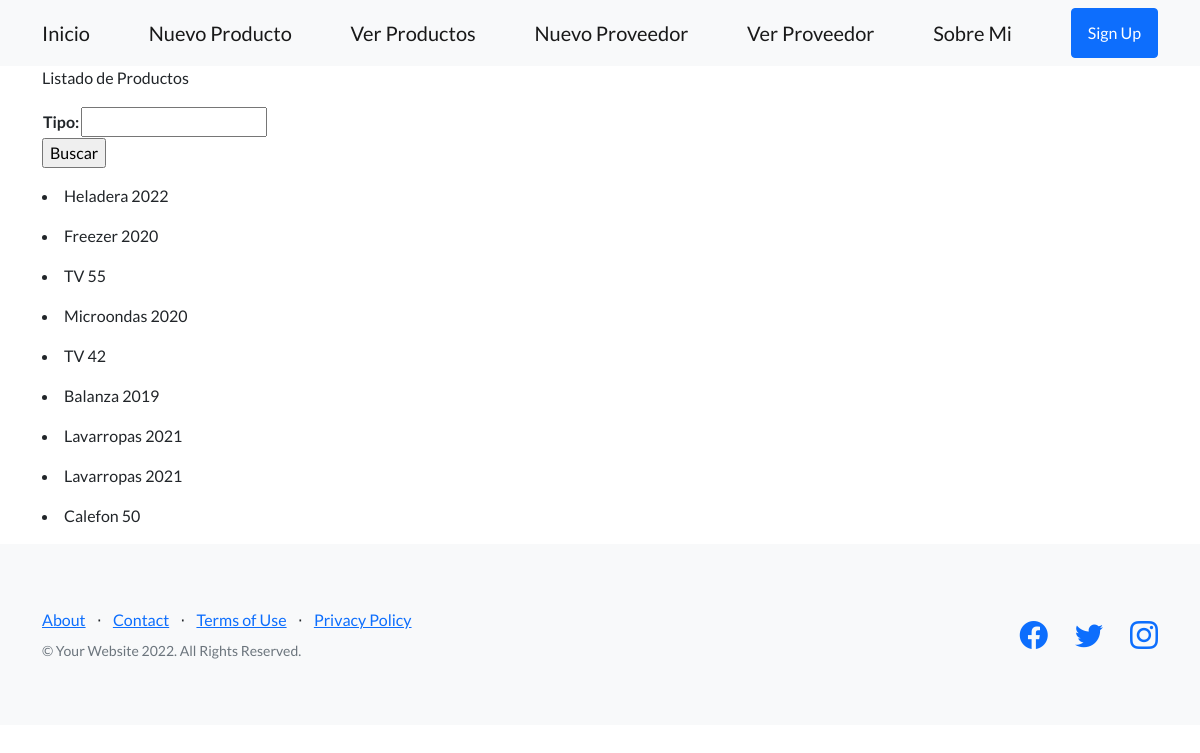
Before: /ver_producto/ with the older database file.
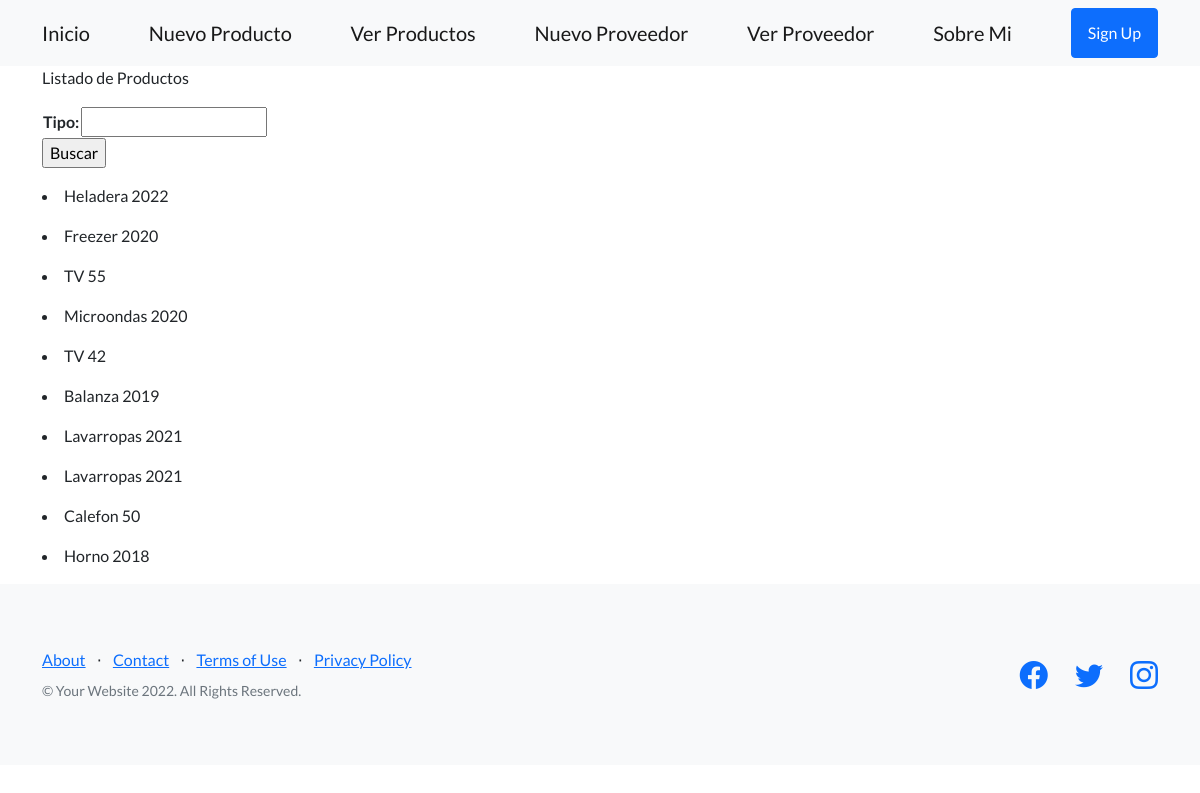
After: the same page with the newer database file.
### mercaderia/models.py (models this page shows, shortened)
class producto(models.Model):
    tipo = models.CharField(max_length=30)
    modelo = models.IntegerField()

### mercaderia/views.py (the view)
# urls.py: path('ver_producto/', views.ver_producto, name='ver_productos'),
def ver_producto(request):
    tipo=request.GET.get('tipo', None)
    if tipo:
        productos = producto.objects.filter(tipo__icontains=tipo)
    else:
        productos=producto.objects.all()
    formulario= FormularioBusqueda()
    return render(request, 'mercaderia/ver_producto.html',{"productos": productos, 'formulario':formulario})

### mercaderia/forms.py
class FormularioBusqueda(forms.Form):
    tipo=forms.CharField(max_length=30, required=False)

### mercaderia/templates/mercaderia/ver_producto.html (shortened to what this page needs)
{% extends 'mercaderia/base.html' %}
{% block Personal %}
<p>Listado de Productos</p>
<form action={% url 'ver_productos' %} method="GET">
    <table>
        {{formulario}}
    </table>
    <input type="submit" value="Buscar">
</form>
<p>
 {% for producto in productos %}
 <li> {{producto.tipo}} {{producto.modelo}} </li>
</p>
 {% endfor %}
{% endblock Personal %}

Changed rows visible on the page:
added producto: tipo "Horno", modelo "2018"
